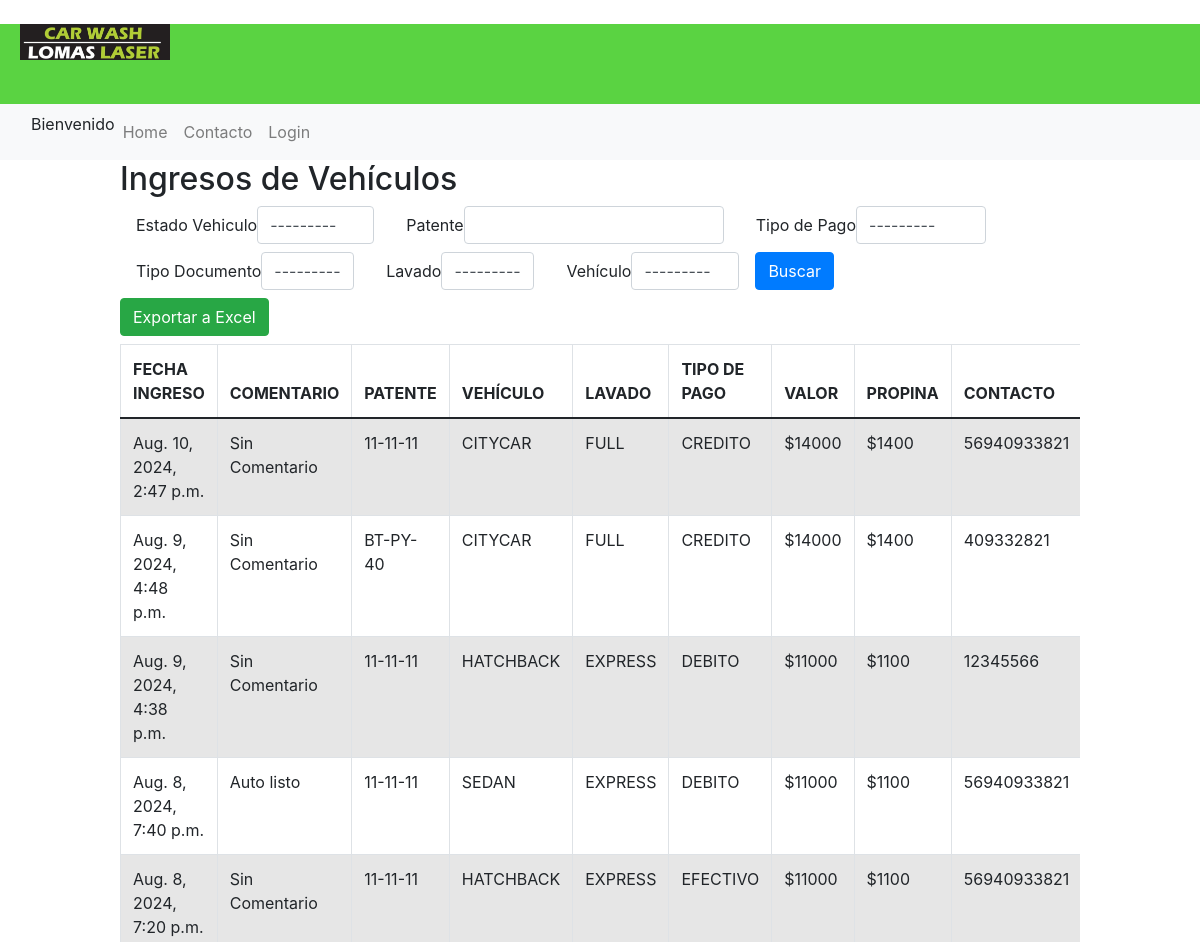
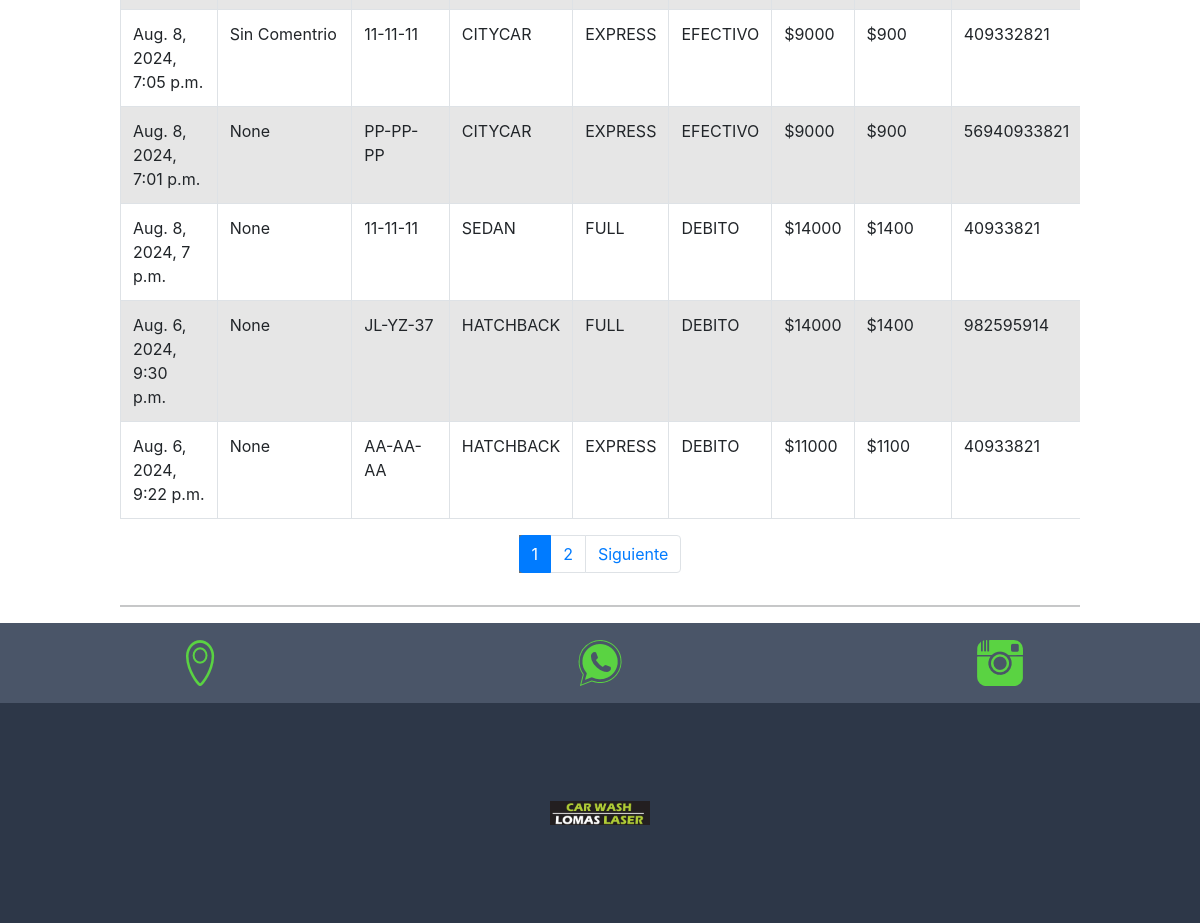
Screenshot of /tabla_ingresos/ with the database file from the repository (2 pictures, top to bottom).
### carwash1/models.py (models this page shows, shortened)
class Ingreso(models.Model):
    VEHICULO_CHOICES = [
        ('CITYCAR', 'City Car'),
        ('SEDAN', 'Sedán'),
        ('HATCHBACK', 'Hatchback'),
        ('SUV', 'SUV'),
        ('CAMIONETA', 'Camioneta'),
        ('XL', 'XL')
    ]
    LAVADO_CHOICES = [
        ('EXPRESS', 'Express'),
        ('FULL', 'Full')
    ]
    TIPO_PAGO_CHOICES = [
        ('CREDITO', 'Crédito'),
        ('DEBITO', 'Débito'),
        ('EFECTIVO', 'Efectivo'),
        ('TRANSFERENCIA', 'Transferencia')
    ]
    TIPO_DOC_CHOICES = [
        ('BOLETA', 'Boleta'),
        ('FACTURA', 'Factura')
    ]
    ESTADO_VEHICULO_CHOICES = [
        ('POR REALIZAR', 'Por Realizar'),
        ('TERMINADO', 'Terminado')
    ]
    ESTADO_FACTURA_CHOICES = [
        ('SIN FACTURA', 'Sin Factura'),
        ('POR EMITIR', 'Por Emitir'),
        ('EMITIDA', 'Emitida')
    ]
    patente = models.CharField(max_length=8)
    vehiculo = models.CharField(max_length=20, choices=VEHICULO_CHOICES)
    lavado = models.CharField(max_length=10, choices=LAVADO_CHOICES)
    tipo_de_pago = models.CharField(max_length=20, choices=TIPO_PAGO_CHOICES)
    valor = models.IntegerField()
    propina = models.DecimalField(max_digits=10, decimal_places=0)
    contacto = models.CharField(max_length=15)
    correo = models.EmailField(blank=True, null=True)
    estado_vehiculo = models.CharField(max_length=15, choices=ESTADO_VEHICULO_CHOICES, default='POR REALIZAR')
    tipo_doc = models.CharField(max_length=10, choices=TIPO_DOC_CHOICES)
    estado_factura = models.CharField(max_length=15, choices=ESTADO_FACTURA_CHOICES, default='SIN FACTURA')
    Rut = models.CharField(max_length=15, blank=True, null=True, validators=[validar_rut_chileno])
    fecha_ingreso = models.DateTimeField(auto_now_add=True)
    cliente_acepta = models.BooleanField(default=False)
    firma_electronica = models.CharField(max_length=1000000, blank=True, null=True)
    comentario = models.CharField(max_length=1000000, blank=True, null=True,default="Sin Comentario")
    class Meta:
        ordering = ['-fecha_ingreso']

### carwash1/views.py (the view)
# urls.py: path('tabla_ingresos/', tabla_ingresos , name = "tabla_ingresos"),
def tabla_ingresos(request):
    data = Ingreso.objects.all()
    filters = FilterIngreso(request.GET, queryset=data)
    filtered_data = filters.qs
    paginator = Paginator(filtered_data, 10)  # 5 ingresos por página
    page_number = request.GET.get('page')
    page_obj = paginator.get_page(page_number)
    context = {
        "entity": page_obj,
        "filters": filters,
        "paginator": paginator,
    }
    return render(request, 'tablaingresos.html', context)

### carwash1/templates/tablaingresos.html (shortened to what this page needs)
{% extends 'base.html' %}
{% load static %}
{% load crispy_forms_tags %}
{% block js %}
<link href="https://stackpath.bootstrapcdn.com/bootstrap/4.1.1/css/bootstrap.min.css" rel="stylesheet" />
{% endblock %}
{% block css %}
<link rel="stylesheet" href="https://cdn.jsdelivr.net/bxslider/4.2.12/jquery.bxslider.css">
{% endblock %}
{% block contenido %}
<!DOCTYPE html>
<html>
<head>
</head>
<body>
    <h2>Ingresos de Vehículos</h2>
    <form class="form-inline" method="get">
        <div class="form-group mx-sm-3 mb-2">
            {{ filters.form.estado_vehiculo|as_crispy_field }}
        </div>
        <div class="form-group mx-sm-3 mb-2">
            {{ filters.form.patente|as_crispy_field }}
        </div>
        <div class="form-group mx-sm-3 mb-2">
            {{ filters.form.tipo_de_pago|as_crispy_field }}
        </div>
        <div class="form-group mx-sm-3 mb-2">
            {{ filters.form.tipo_doc|as_crispy_field }}
        </div>
        <div class="form-group mx-sm-3 mb-2">
            {{ filters.form.lavado|as_crispy_field }}
        </div>
        <div class="form-group mx-sm-3 mb-2">
            {{ filters.form.vehiculo|as_crispy_field }}
        </div>
        <button type="submit" class="btn btn-primary mb-2">Buscar</button>
        <br>
    </form>
    <a href="{% url 'export_ingresos_to_excel' %}?{{ request.GET.urlencode }}" class="btn btn-success mb-2">Exportar a Excel</a>
    <div class="table-responsive">
        <table class="table table-striped table-bordered table-hover">
            <thead>
                <tr>
                    <th>FECHA INGRESO</th>
                    <th>COMENTARIO</th>
                    <th>PATENTE</th>
                    <th>VEHÍCULO</th>
                    <th>LAVADO</th>
                    <th>TIPO DE PAGO</th>
                    <th>VALOR</th>
                    <th>PROPINA</th>
                    <th>CONTACTO</th>
                </tr>
            </thead>
            <tbody>
                {% for ing in entity %}
                <tr>
                    <td>{{ ing.fecha_ingreso }}</td>
                    <td>{{ ing.comentario }}</td>
                    <td>{{ ing.patente }}</td>
                    <td>{{ ing.vehiculo }}</td>
                    <td>{{ ing.lavado }}</td>
                    <td>{{ ing.tipo_de_pago }}</td>
                    <td>${{ ing.valor }}</td>
                    <td>${{ ing.propina }}</td>
                    <td>{{ ing.contacto }}</td>
                </tr>
                {% endfor %}
            </tbody>
        </table>
    </div>
    {% if paginator.num_pages > 1 %}
<div class="d-flex justify-content-center">
    <ul class="pagination">
        {% for page in paginator.page_range %}
            <li class="page-item {% if page == entity.number %}active{% endif %}">
                <a class="page-link" href="?page={{ page }}#pagtable">{{ page }}</a>
            </li>
        {% endfor %}
        {% if entity.has_next %}
            <li class="page-item"><a class="page-link" href="?page={{ entity.next_page_number }}#pagtable">Siguiente</a></li>
        {% endif %}
    </ul>
</div>
{% endif %}
    <hr>
</body>
{% endblock %}

### carwash1/templates/base.html (shortened to what this page needs)
<!DOCTYPE html>
<html lang="es">
<head>
    <link rel="stylesheet" href="https://cdn.jsdelivr.net/bxslider/4.2.12/jquery.bxslider.css"> {% load static %} {% block css %} {% endblock %}
    <link rel="stylesheet" href="{% static 'carwash1/css/estilos.css'   %}">
    <link href="https://cdn.jsdelivr.net/npm/bootstrap@5.0.2/dist/css/bootstrap.min.css" rel="stylesheet">
</head>
<body>
    <br>
    <header id="header">
        <div>
            <div class="contenedor_logo">
                <img class="logo" src="{% static 'carwash1/img/logo1.jpg'   %}" alt="logo">
            </div>
        </div>
    </header>
    <nav class="navbar navbar-expand-lg navbar-light bg-light">
        <div class="container-fluid">
            <div class="collapse navbar-collapse" id="navbarNavAltMarkup">
                <div class="navbar-nav">
                    Bienvenido {{ user.username }}
                    <a class="nav-link " aria-current="page" href="{% url 'home' %}">Home</a>
                    <a class="nav-link" aria-current="page" href="{% url 'contacto' %}">Contacto</a> {% if user.is_authenticated %}
                    <a class="nav-link" aria-current="page" href="{% url 'logout' %}">Logout</a>
                    <a class="nav-link " aria-current="page" href="{% url 'registro' %}">Regístrate</a>
                    </a> {% else %}
                    <a class="nav-link" aria-current="page" href="{% url 'login' %}">Login</a> {% endif %}
                </div>
            </div>
        </div>
    </nav>
    <div id="contenido">
        {% block contenido %} {% endblock contenido %}
    </div>
    <footer>
        <div class="marcas">
            <a href="https://www.google.com/maps?q=-36.784344,-73.045008" target="_blank">
                <img src="{% static 'carwash1/img/Location.png' %}" alt="location">
            </a>
            <a href="https://wa.me/56982595914" target="_blank">
                <img src="{% static 'carwash1/img/wsp.png' %}" alt="location">
            </a>
            <a href="https://www.instagram.com/carwash_lomaslaser/" target="_blank">
                <img src="{% static 'carwash1/img/Instagram.png' %}" alt="Instagram">
            </a>
        </div>
        <div class="logo_footer">
            <img src="{% static 'carwash1/img/logo1.jpg'   %}" alt="logo">
        </div>
    </footer>
{% block js %}{% endblock %}
</body>
</html>

### carwash1/static/carwash1/css/estilos.css (style rules this page uses)
* { margin: 0; padding: 0; }
body { background-color: #EDF2F7; font-family: 'Open Sans', sans-serif; }
h1, h2 { font-family: 'Balsamiq Sans', cursive; }
header { width: 100%; height: 80px; background-color: #5ad342; display: flex; justify-content: space-between; }
header>div { width: 50%; }
.contenedor_logo { display: flex; align-items: center; }
.logo { width: 150px; margin-left: 20px; }
nav { display: flex; justify-content: flex-end; align-items: center; height: 100%; }
nav a { color: white; text-decoration: none; }
#contenido { width: 80%; margin: auto; max-width: 1280px; min-height: 100vh; }
footer { width: 100%; height: 300px; background-color: #2D3748; }
footer>.marcas { width: 100%; height: 80px; background-color: #4A5568; display: flex; justify-content: space-around; align-items: center; }
footer>.logo_footer { display: flex; justify-content: center; align-items: center; height: calc(100% - 80px); }
footer>.logo_footer>img { width: 100px; }
input[type=text], input[type=email], input[type=number], select, textarea { width: 100%; padding: 5px; }
.active, .dot:hover { background-color: #717171; }

### rows the page displays
Ingreso: fecha_ingreso "Aug. 10, 2024, 2:47 p.m.", comentario "Sin Comentario", patente "11-11-11", vehiculo "CITYCAR", lavado "FULL", tipo_de_pago "CREDITO", valor "14000", propina "1400", contacto "56940933821"
Ingreso: fecha_ingreso "Aug. 9, 2024, 4:48 p.m.", comentario "Sin Comentario", patente "BT-PY-40", vehiculo "CITYCAR", lavado "FULL", tipo_de_pago "CREDITO", valor "14000", propina "1400", contacto "409332821"
Ingreso: fecha_ingreso "Aug. 9, 2024, 4:38 p.m.", comentario "Sin Comentario", patente "11-11-11", vehiculo "HATCHBACK", lavado "EXPRESS", tipo_de_pago "DEBITO", valor "11000", propina "1100", contacto "12345566"
Ingreso: fecha_ingreso "Aug. 8, 2024, 7:40 p.m.", comentario "Auto listo", patente "11-11-11", vehiculo "SEDAN", lavado "EXPRESS", tipo_de_pago "DEBITO", valor "11000", propina "1100", contacto "56940933821"
Ingreso: fecha_ingreso "Aug. 8, 2024, 7:20 p.m.", comentario "Sin Comentario", patente "11-11-11", vehiculo "HATCHBACK", lavado "EXPRESS", tipo_de_pago "EFECTIVO", valor "11000", propina "1100", contacto "56940933821"
Ingreso: fecha_ingreso "Aug. 8, 2024, 7:05 p.m.", comentario "Sin Comentrio", patente "11-11-11", vehiculo "CITYCAR", lavado "EXPRESS", tipo_de_pago "EFECTIVO", valor "9000", propina "900", contacto "409332821"
Ingreso: fecha_ingreso "Aug. 8, 2024, 7:01 p.m.", comentario "None", patente "PP-PP-PP", vehiculo "CITYCAR", lavado "EXPRESS", tipo_de_pago "EFECTIVO", valor "9000", propina "900", contacto "56940933821"
Ingreso: fecha_ingreso "Aug. 8, 2024, 7 p.m.", comentario "None", patente "11-11-11", vehiculo "SEDAN", lavado "FULL", tipo_de_pago "DEBITO", valor "14000", propina "1400", contacto "40933821"
Ingreso: fecha_ingreso "Aug. 6, 2024, 9:30 p.m.", comentario "None", patente "JL-YZ-37", vehiculo "HATCHBACK", lavado "FULL", tipo_de_pago "DEBITO", valor "14000", propina "1400", contacto "982595914"
Ingreso: fecha_ingreso "Aug. 6, 2024, 9:22 p.m.", comentario "None", patente "AA-AA-AA", vehiculo "HATCHBACK", lavado "EXPRESS", tipo_de_pago "DEBITO", valor "11000", propina "1100", contacto "40933821"

### other values shown
{{ page }} "1" "2"
